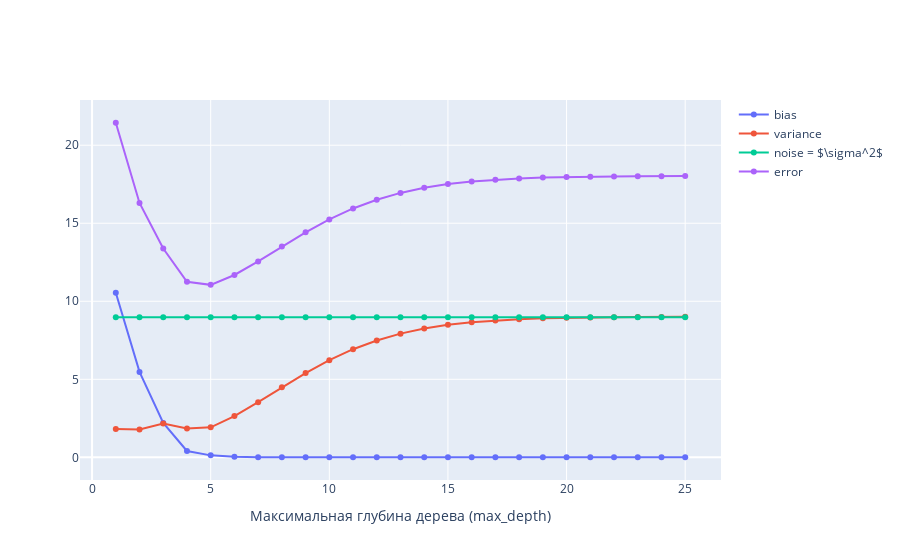

The notebook cell this image was saved under:
### Code cell
plot_bias_variance(
    bias_variance_many_trees, 
    target_parameter_name = "Tree depth",  
    target_parameter_values = depth_many)

### Figure 1 — Plotly figure (JSON) as saved in the notebook; plotly's stock layout.template omitted (floating-point values rounded to 4 significant figures)
{"data": [{"mode": "markers+lines", "name": "bias", "type": "scatter", "x": [1, 2, 3, 4, 5, 6, 7, 8, 9, 10, 11, 12, 13, 14, 15, 16, 17, 18, 19, 20, 21, 22, 23, 24, 25], "y": [10.54, 5.474, 2.2, 0.4047, 0.1263, 0.03476, 0.01018, 0.005726, 0.005547, 0.006036, 0.006436, 0.007091, 0.00773, 0.008168, 0.008303, 0.008443, 0.008497, 0.008692, 0.008825, 0.008727, 0.008744, 0.0087, 0.008683, 0.008676, 0.008728]}, {"mode": "markers+lines", "name": "variance", "type": "scatter", "x": [1, 2, 3, 4, 5, 6, 7, 8, 9, 10, 11, 12, 13, 14, 15, 16, 17, 18, 19, 20, 21, 22, 23, 24, 25], "y": [1.816, 1.778, 2.167, 1.843, 1.923, 2.644, 3.534, 4.494, 5.4, 6.227, 6.93, 7.49, 7.926, 8.253, 8.492, 8.657, 8.773, 8.853, 8.907, 8.943, 8.967, 8.982, 8.993, 8.999, 9.004]}, {"mode": "markers+lines", "name": "noise = $\\sigma^2$", "type": "scatter", "x": [1, 2, 3, 4, 5, 6, 7, 8, 9, 10, 11, 12, 13, 14, 15, 16, 17, 18, 19, 20, 21, 22, 23, 24, 25], "y": [8.98, 8.98, 8.98, 8.98, 8.98, 8.98, 8.98, 8.98, 8.98, 8.98, 8.98, 8.98, 8.98, 8.98, 8.98, 8.98, 8.98, 8.98, 8.98, 8.98, 8.98, 8.98, 8.98, 8.98, 8.98]}, {"mode": "markers+lines", "name": "error", "type": "scatter", "x": [1, 2, 3, 4, 5, 6, 7, 8, 9, 10, 11, 12, 13, 14, 15, 16, 17, 18, 19, 20, 21, 22, 23, 24, 25], "y": [21.44, 16.3, 13.38, 11.25, 11.05, 11.68, 12.55, 13.51, 14.42, 15.24, 15.95, 16.51, 16.94, 17.27, 17.51, 17.68, 17.79, 17.87, 17.93, 17.96, 17.99, 18.0, 18.01, 18.02, 18.02]}], "layout": {"xaxis": {"title": {"text": "Максимальная глубина дерева (max_depth)"}}}}
